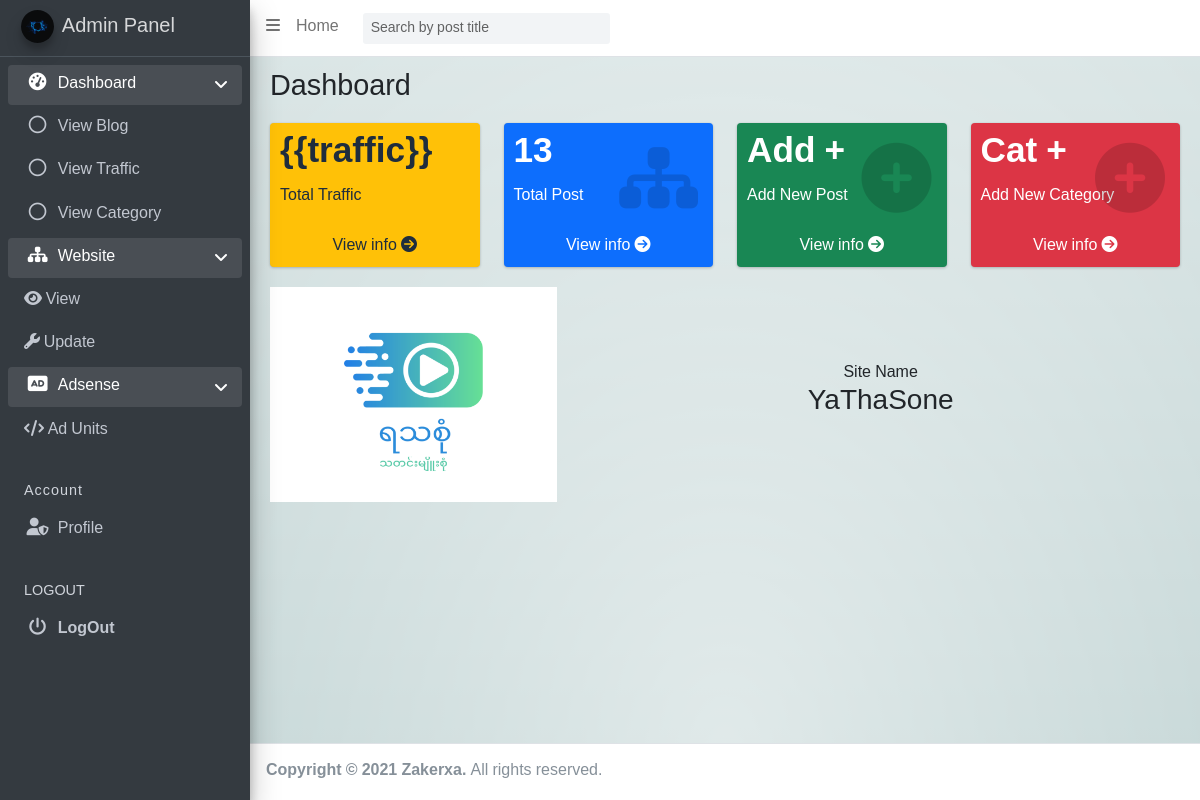
The page /admin/siteview.php (signed in) on the database its author committed.
### tables this page shows
CREATE TABLE `site` (
  `id` int(11) NOT NULL,
  `sitename` text NOT NULL,
  `logo` text NOT NULL,
  `modified_date` datetime NOT NULL DEFAULT CURRENT_TIMESTAMP
);

### admin/siteview.php (the view, shortened to what this page needs)
<?php
 require "../config/config.php";
 $siteview = $pdo->prepare("SELECT * FROM site WHERE id=1");
 $sview    = $siteview->execute();
 $sview    = $siteview->fetch(PDO::FETCH_ASSOC);
?>
<!DOCTYPE html>
<html lang="en">
<head>
    <?php
      include("adminlte/ltetopscript.php");
      include("../assets/link.php");
    ?>
</head>
<body class="hold-transition sidebar-mini layout-fixed">
<div class="wrapper">
   <?php include("adminlte/nav.php");?>
   <div class="content-wrapper" id="admin" style="background-color: #CDDCDC;background-image: radial-gradient(at 50% 100%, rgba(255,255,255,0.50) 0%, rgba(0,0,0,0.50) 100%), linear-gradient(to bottom, rgba(255,255,255,0.25) 0%, rgba(0,0,0,0.25) 100%);background-blend-mode: screen, overlay;">
    <div class="content-header">
      <div class="container-fluid">
        <?php include("./dashboard.php") ?>
        <div class="row justify-content-center d-flex align-items-center">
            <?php if($sview){ ?>
               <div class="col-12 col-lg-4">
                   <img src="../images/<?=$sview['logo']?>" class="w-100" alt="">
               </div>
               <div class="col-12 pt-3 pt-lg-0 col-lg-8 text-center"  >
                   <div class="">
                       Site Name
                   </div>
                   <h3><?=$sview['sitename']?></h3>
               </div>
            <?php  }  ?>
        </div>
      </div>
    </div>
   </div>
  <footer class="main-footer">
   <div class="">
     <strong>Copyright &copy; <?=date('Y')?> Zakerxa.</strong>
      All rights reserved.
   </div>
  </footer>
</div>
</body>
</html>

### assets/link.php (style rules this page uses)
body, html { font-family: 'Noto Sans Myanmar', sans-serif; }

### rows shown on the page
site: logo (picture), sitename "YaThaSone"

### other values the page prints
$NB['total'] "13"
